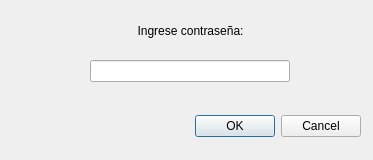
<?xml version="1.0" encoding="UTF-8"?>
<ui version="4.0">
 <class>AdminPwPrompt</class>
 <widget class="QDialog" name="AdminPwPrompt">
  <property name="geometry">
   <rect>
    <x>0</x>
    <y>0</y>
    <width>373</width>
    <height>160</height>
   </rect>
  </property>
  <property name="windowTitle">
   <string>Ingrese contraseña</string>
  </property>
  <widget class="QDialogButtonBox" name="buttonBox">
   <property name="geometry">
    <rect>
     <x>20</x>
     <y>110</y>
     <width>341</width>
     <height>32</height>
    </rect>
   </property>
   <property name="orientation">
    <enum>Qt::Horizontal</enum>
   </property>
   <property name="standardButtons">
    <set>QDialogButtonBox::Cancel|QDialogButtonBox::Ok</set>
   </property>
  </widget>
  <widget class="QLabel" name="label">
   <property name="geometry">
    <rect>
     <x>120</x>
     <y>10</y>
     <width>141</width>
     <height>41</height>
    </rect>
   </property>
   <property name="sizePolicy">
    <sizepolicy hsizetype="Minimum" vsizetype="Minimum">
     <horstretch>0</horstretch>
     <verstretch>0</verstretch>
    </sizepolicy>
   </property>
   <property name="text">
    <string>Ingrese contraseña:</string>
   </property>
   <property name="alignment">
    <set>Qt::AlignCenter</set>
   </property>
  </widget>
  <widget class="QLineEdit" name="lnEditPassword">
   <property name="geometry">
    <rect>
     <x>90</x>
     <y>60</y>
     <width>200</width>
     <height>22</height>
    </rect>
   </property>
  </widget>
 </widget>
 <resources/>
 <connections>
  <connection>
   <sender>buttonBox</sender>
   <signal>accepted()</signal>
   <receiver>AdminPwPrompt</receiver>
   <slot>accept()</slot>
   <hints>
    <hint type="sourcelabel">
     <x>248</x>
     <y>254</y>
    </hint>
    <hint type="destinationlabel">
     <x>157</x>
     <y>274</y>
    </hint>
   </hints>
  </connection>
  <connection>
   <sender>buttonBox</sender>
   <signal>rejected()</signal>
   <receiver>AdminPwPrompt</receiver>
   <slot>reject()</slot>
   <hints>
    <hint type="sourcelabel">
     <x>316</x>
     <y>260</y>
    </hint>
    <hint type="destinationlabel">
     <x>286</x>
     <y>274</y>
    </hint>
   </hints>
  </connection>
 </connections>
</ui>
